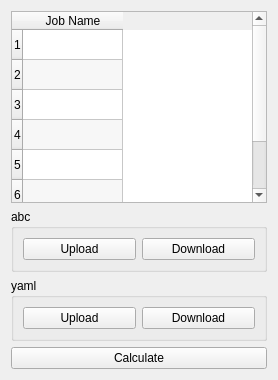
         <widget class="QWidget" name="widget" native="true">
          <property name="sizePolicy">
           <sizepolicy hsizetype="Maximum" vsizetype="Expanding">
            <horstretch>0</horstretch>
            <verstretch>0</verstretch>
           </sizepolicy>
          </property>
          <layout class="QVBoxLayout" name="verticalLayout_8">
           <item>
            <widget class="QTableWidget" name="jTable">
             <property name="toolTip">
              <string>May run multiple jobs at one go.
For this assign names for these jobs.</string>
             </property>
             <property name="alternatingRowColors">
              <bool>true</bool>
             </property>
             <property name="selectionMode">
              <enum>QAbstractItemView::SingleSelection</enum>
             </property>
             <property name="rowCount">
              <number>7</number>
             </property>
             <row>
              <property name="text">
               <string>1</string>
              </property>
             </row>
             <row/>
             <row/>
             <row/>
             <row/>
             <row/>
             <row/>
             <column>
              <property name="text">
               <string>Job Name</string>
              </property>
             </column>
            </widget>
           </item>
           <item>
            <widget class="QGroupBox" name="groupBox_3">
             <property name="title">
              <string>abc</string>
             </property>
             <layout class="QHBoxLayout" name="horizontalLayout_7">
              <item>
               <widget class="QPushButton" name="jABCUploadButton">
                <property name="toolTip">
                 <string>Upload input file</string>
                </property>
                <property name="statusTip">
                 <string>Upload input file</string>
                </property>
                <property name="text">
                 <string>Upload</string>
                </property>
               </widget>
              </item>
              <item>
               <widget class="QPushButton" name="jABCDownloadButton">
                <property name="toolTip">
                 <string>Download input file</string>
                </property>
                <property name="statusTip">
                 <string>Download input file</string>
                </property>
                <property name="text">
                 <string>Download</string>
                </property>
               </widget>
              </item>
             </layout>
            </widget>
           </item>
           <item>
            <widget class="QGroupBox" name="groupBox_4">
             <property name="title">
              <string>yaml</string>
             </property>
             <layout class="QHBoxLayout" name="horizontalLayout_4">
              <item>
               <widget class="QPushButton" name="jYAMLUploadButton">
                <property name="enabled">
                 <bool>true</bool>
                </property>
                <property name="toolTip">
                 <string>Upload configuration</string>
                </property>
                <property name="statusTip">
                 <string>Upload configuration</string>
                </property>
                <property name="text">
                 <string>Upload</string>
                </property>
                <property name="checkable">
                 <bool>false</bool>
                </property>
               </widget>
              </item>
              <item>
               <widget class="QPushButton" name="jYAMLDownloadButton">
                <property name="enabled">
                 <bool>true</bool>
                </property>
                <property name="toolTip">
                 <string>Download configuration</string>
                </property>
                <property name="statusTip">
                 <string>Download configuration</string>
                </property>
                <property name="text">
                 <string>Download</string>
                </property>
               </widget>
              </item>
             </layout>
            </widget>
           </item>
           <item>
            <widget class="QPushButton" name="jCalculateButton">
             <property name="toolTip">
              <string>Calculate</string>
             </property>
             <property name="statusTip">
              <string>Calculate (Ctrl+C)</string>
             </property>
             <property name="text">
              <string>Calculate</string>
             </property>
             <property name="shortcut">
              <string>Ctrl+C</string>
             </property>
            </widget>
           </item>
          </layout>
         </widget>
